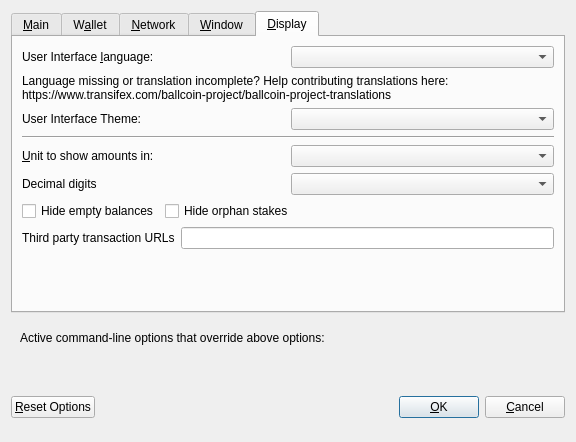
<?xml version="1.0" encoding="UTF-8"?>
<ui version="4.0">
 <class>OptionsDialog</class>
 <widget class="QDialog" name="OptionsDialog">
  <property name="geometry">
   <rect>
    <x>0</x>
    <y>0</y>
    <width>576</width>
    <height>442</height>
   </rect>
  </property>
  <property name="windowTitle">
   <string>Options</string>
  </property>
  <property name="modal">
   <bool>true</bool>
  </property>
  <layout class="QVBoxLayout" name="verticalLayout">
   <item>
    <widget class="QTabWidget" name="tabWidget">
     <property name="currentIndex">
      <number>4</number>
     </property>
     <widget class="QWidget" name="tabMain">
      <attribute name="title">
       <string>&amp;Main</string>
      </attribute>
      <layout class="QVBoxLayout" name="verticalLayout_Main">
       <item>
        <widget class="QCheckBox" name="bitcoinAtStartup">
         <property name="toolTip">
          <string>Automatically start BALLcoin after logging in to the system.</string>
         </property>
         <property name="text">
          <string>&amp;Start BALLcoin on system login</string>
         </property>
        </widget>
       </item>
       <item>
        <layout class="QHBoxLayout" name="horizontalLayout_2_Main">
         <item>
          <widget class="QLabel" name="databaseCacheLabel">
           <property name="text">
            <string>Size of &amp;database cache</string>
           </property>
           <property name="textFormat">
            <enum>Qt::PlainText</enum>
           </property>
           <property name="buddy">
            <cstring>databaseCache</cstring>
           </property>
          </widget>
         </item>
         <item>
          <widget class="QSpinBox" name="databaseCache"/>
         </item>
         <item>
          <widget class="QLabel" name="databaseCacheUnitLabel">
           <property name="text">
            <string>MB</string>
           </property>
           <property name="textFormat">
            <enum>Qt::PlainText</enum>
           </property>
          </widget>
         </item>
         <item>
          <spacer name="horizontalSpacer_2_Main">
           <property name="orientation">
            <enum>Qt::Horizontal</enum>
           </property>
           <property name="sizeHint" stdset="0">
            <size>
             <width>40</width>
             <height>20</height>
            </size>
           </property>
          </spacer>
         </item>
        </layout>
       </item>
       <item>
        <layout class="QHBoxLayout" name="horizontalLayout_3_Main">
         <item>
          <widget class="QLabel" name="threadsScriptVerifLabel">
           <property name="text">
            <string>Number of script &amp;verification threads</string>
           </property>
           <property name="textFormat">
            <enum>Qt::PlainText</enum>
           </property>
           <property name="buddy">
            <cstring>threadsScriptVerif</cstring>
           </property>
          </widget>
         </item>
         <item>
          <widget class="QSpinBox" name="threadsScriptVerif">
           <property name="toolTip">
            <string>(0 = auto, &lt;0 = leave that many cores free)</string>
           </property>
          </widget>
         </item>
         <item>
          <spacer name="horizontalSpacer_3_Main">
           <property name="orientation">
            <enum>Qt::Horizontal</enum>
           </property>
           <property name="sizeHint" stdset="0">
            <size>
             <width>40</width>
             <height>20</height>
            </size>
           </property>
          </spacer>
         </item>
        </layout>
       </item>
       <item>
        <spacer name="verticalSpacer_2">
         <property name="orientation">
          <enum>Qt::Vertical</enum>
         </property>
         <property name="sizeHint" stdset="0">
          <size>
           <width>20</width>
           <height>40</height>
          </size>
         </property>
        </spacer>
       </item>
       <item>
        <layout class="QHBoxLayout" name="horiz-autominting-layout">
         <item>
          <widget class="QCheckBox" name="checkBoxZeromintEnable">
           <property name="toolTip">
            <string>Enable automatic minting of BALL units to zBALL</string>
           </property>
           <property name="layoutDirection">
            <enum>Qt::LeftToRight</enum>
           </property>
           <property name="text">
            <string>Enable zBALL Automint</string>
           </property>
          </widget>
         </item>
         <item>
          <widget class="QCheckBox" name="checkBoxZeromintAddresses">
           <property name="toolTip">
            <string>Enable automatic zBALL minting from specific addresses</string>
           </property>
           <property name="layoutDirection">
            <enum>Qt::LeftToRight</enum>
           </property>
           <property name="text">
            <string>Enable Automint Addresses</string>
           </property>
          </widget>
         </item>
        </layout>
       </item>
       <item>
        <layout class="QHBoxLayout" name="horizontalLayout_3">
         <item>
          <widget class="QLabel" name="percentage_label">
           <property name="toolTip">
            <string>Percentage of incoming BALL which get automatically converted to zBALL via Zerocoin Protocol (min: 10%)</string>
           </property>
           <property name="text">
            <string>Percentage of autominted zBALL</string>
           </property>
          </widget>
         </item>
         <item>
          <widget class="QSpinBox" name="zeromintPercentage">
           <property name="minimum">
            <number>1</number>
           </property>
           <property name="maximum">
            <number>100</number>
           </property>
          </widget>
         </item>
        </layout>
       </item>
       <item>
        <layout class="QHBoxLayout" name="horizontalLayout" stretch="0,0">
         <property name="sizeConstraint">
          <enum>QLayout::SetFixedSize</enum>
         </property>
         <item>
          <widget class="QLabel" name="labelPreferredDenom">
           <property name="maximumSize">
            <size>
             <width>16777215</width>
             <height>16777215</height>
            </size>
           </property>
           <property name="toolTip">
            <string>Wait with automatic conversion to Zerocoin until enough BALL for this denomination is available</string>
           </property>
           <property name="text">
            <string>Preferred Automint zBALL Denomination</string>
           </property>
          </widget>
         </item>
         <item>
          <widget class="QComboBox" name="preferredDenom">
           <property name="maximumSize">
            <size>
             <width>16777215</width>
             <height>27</height>
            </size>
           </property>
           <property name="toolTip">
            <string>Wait with automatic conversion to Zerocoin until enough BALL for this denomination is available</string>
           </property>
           <property name="maxVisibleItems">
            <number>9</number>
           </property>
           <property name="maxCount">
            <number>9</number>
           </property>
          </widget>
         </item>
        </layout>
       </item>
      </layout>
     </widget>
     <widget class="QWidget" name="tabWallet">
      <attribute name="title">
       <string>W&amp;allet</string>
      </attribute>
      <layout class="QVBoxLayout" name="verticalLayout_Wallet">
       <item>
        <layout class="QHBoxLayout" name="horizontalLayout_2_Wallet">
         <item>
          <widget class="QLabel" name="labelStakeSplitThresholdText">
           <property name="text">
            <string>Stake split threshold:</string>
           </property>
          </widget>
         </item>
         <item>
          <widget class="QSpinBox" name="spinBoxStakeSplitThreshold">
           <property name="minimum">
            <number>1</number>
           </property>
           <property name="maximum">
            <number>999999</number>
           </property>
          </widget>
         </item>
        </layout>
       </item>
       <item>
        <widget class="QGroupBox" name="groupBox">
         <property name="title">
          <string>Expert</string>
         </property>
         <layout class="QVBoxLayout" name="verticalLayout_2">
          <item>
           <widget class="QCheckBox" name="coinControlFeatures">
            <property name="toolTip">
             <string>Whether to show coin control features or not.</string>
            </property>
            <property name="text">
             <string>Enable coin &amp;control features</string>
            </property>
           </widget>
          </item>
          <item>
           <widget class="QCheckBox" name="showMasternodesTab">
            <property name="toolTip">
             <string>Show additional tab listing all your masternodes in first sub-tab&lt;br/&gt;and all masternodes on the network in second sub-tab.</string>
            </property>
            <property name="text">
             <string>Show Masternodes Tab</string>
            </property>
           </widget>
          </item>
          <item>
           <widget class="QCheckBox" name="spendZeroConfChange">
            <property name="toolTip">
             <string>If you disable the spending of unconfirmed change, the change from a transaction&lt;br/&gt;cannot be used until that transaction has at least one confirmation.&lt;br/&gt;This also affects how your balance is computed.</string>
            </property>
            <property name="text">
             <string>&amp;Spend unconfirmed change</string>
            </property>
           </widget>
          </item>
         </layout>
        </widget>
       </item>
       <item>
        <spacer name="verticalSpacer_Wallet">
         <property name="orientation">
          <enum>Qt::Vertical</enum>
         </property>
         <property name="sizeHint" stdset="0">
          <size>
           <width>20</width>
           <height>40</height>
          </size>
         </property>
        </spacer>
       </item>
      </layout>
     </widget>
     <widget class="QWidget" name="tabNetwork">
      <attribute name="title">
       <string>&amp;Network</string>
      </attribute>
      <layout class="QVBoxLayout" name="verticalLayout_Network">
       <item>
        <widget class="QCheckBox" name="mapPortUpnp">
         <property name="toolTip">
          <string>Automatically open the BALLcoin client port on the router. This only works when your router supports UPnP and it is enabled.</string>
         </property>
         <property name="text">
          <string>Map port using &amp;UPnP</string>
         </property>
        </widget>
       </item>
       <item>
        <widget class="QCheckBox" name="allowIncoming">
         <property name="toolTip">
          <string>Accept connections from outside</string>
         </property>
         <property name="text">
          <string>Allow incoming connections</string>
         </property>
        </widget>
       </item>
       <item>
        <widget class="QCheckBox" name="connectSocks">
         <property name="toolTip">
          <string>Connect to the BALLcoin network through a SOCKS5 proxy.</string>
         </property>
         <property name="text">
          <string>&amp;Connect through SOCKS5 proxy (default proxy):</string>
         </property>
        </widget>
       </item>
       <item>
        <layout class="QHBoxLayout" name="horizontalLayout_1_Network">
         <item>
          <widget class="QLabel" name="proxyIpLabel">
           <property name="text">
            <string>Proxy &amp;IP:</string>
           </property>
           <property name="textFormat">
            <enum>Qt::PlainText</enum>
           </property>
           <property name="buddy">
            <cstring>proxyIp</cstring>
           </property>
          </widget>
         </item>
         <item>
          <widget class="QValidatedLineEdit" name="proxyIp">
           <property name="minimumSize">
            <size>
             <width>140</width>
             <height>0</height>
            </size>
           </property>
           <property name="maximumSize">
            <size>
             <width>140</width>
             <height>16777215</height>
            </size>
           </property>
           <property name="toolTip">
            <string>IP address of the proxy (e.g. IPv4: 127.0.0.1 / IPv6: ::1)</string>
           </property>
          </widget>
         </item>
         <item>
          <widget class="QLabel" name="proxyPortLabel">
           <property name="text">
            <string>&amp;Port:</string>
           </property>
           <property name="textFormat">
            <enum>Qt::PlainText</enum>
           </property>
           <property name="buddy">
            <cstring>proxyPort</cstring>
           </property>
          </widget>
         </item>
         <item>
          <widget class="QLineEdit" name="proxyPort">
           <property name="minimumSize">
            <size>
             <width>55</width>
             <height>0</height>
            </size>
           </property>
           <property name="maximumSize">
            <size>
             <width>55</width>
             <height>16777215</height>
            </size>
           </property>
           <property name="toolTip">
            <string>Port of the proxy (e.g. 9050)</string>
           </property>
          </widget>
         </item>
         <item>
          <spacer name="horizontalSpacer_1_Network">
           <property name="orientation">
            <enum>Qt::Horizontal</enum>
           </property>
           <property name="sizeHint" stdset="0">
            <size>
             <width>40</width>
             <height>20</height>
            </size>
           </property>
          </spacer>
         </item>
        </layout>
       </item>
       <item>
        <spacer name="verticalSpacer_Network">
         <property name="orientation">
          <enum>Qt::Vertical</enum>
         </property>
         <property name="sizeHint" stdset="0">
          <size>
           <width>20</width>
           <height>40</height>
          </size>
         </property>
        </spacer>
       </item>
      </layout>
     </widget>
     <widget class="QWidget" name="tabWindow">
      <attribute name="title">
       <string>&amp;Window</string>
      </attribute>
      <layout class="QVBoxLayout" name="verticalLayout_Window">
       <item>
        <widget class="QCheckBox" name="minimizeToTray">
         <property name="toolTip">
          <string>Show only a tray icon after minimizing the window.</string>
         </property>
         <property name="text">
          <string>&amp;Minimize to the tray instead of the taskbar</string>
         </property>
        </widget>
       </item>
       <item>
        <widget class="QCheckBox" name="minimizeOnClose">
         <property name="toolTip">
          <string>Minimize instead of exit the application when the window is closed. When this option is enabled, the application will be closed only after selecting Quit in the menu.</string>
         </property>
         <property name="text">
          <string>M&amp;inimize on close</string>
         </property>
        </widget>
       </item>
       <item>
        <spacer name="verticalSpacer_Window">
         <property name="orientation">
          <enum>Qt::Vertical</enum>
         </property>
         <property name="sizeHint" stdset="0">
          <size>
           <width>20</width>
           <height>40</height>
          </size>
         </property>
        </spacer>
       </item>
      </layout>
     </widget>
     <widget class="QWidget" name="tabDisplay">
      <attribute name="title">
       <string>&amp;Display</string>
      </attribute>
      <layout class="QVBoxLayout" name="verticalLayout_Display">
       <item>
        <layout class="QHBoxLayout" name="horizontalLayout_1_Display">
         <item>
          <widget class="QLabel" name="langLabel">
           <property name="text">
            <string>User Interface &amp;language:</string>
           </property>
           <property name="textFormat">
            <enum>Qt::PlainText</enum>
           </property>
           <property name="buddy">
            <cstring>lang</cstring>
           </property>
          </widget>
         </item>
         <item>
          <widget class="QValueComboBox" name="lang">
           <property name="toolTip">
            <string>The user interface language can be set here. This setting will take effect after restarting BALLcoin.</string>
           </property>
          </widget>
         </item>
        </layout>
       </item>
       <item>
        <widget class="QLabel" name="label_3">
         <property name="toolTip">
          <string notr="true"/>
         </property>
         <property name="statusTip">
          <string notr="true"/>
         </property>
         <property name="whatsThis">
          <string notr="true"/>
         </property>
         <property name="accessibleName">
          <string notr="true"/>
         </property>
         <property name="text">
          <string>Language missing or translation incomplete? Help contributing translations here:
https://www.transifex.com/ballcoin-project/ballcoin-project-translations</string>
         </property>
         <property name="wordWrap">
          <bool>true</bool>
         </property>
         <property name="openExternalLinks">
          <bool>true</bool>
         </property>
         <property name="textInteractionFlags">
          <set>Qt::TextBrowserInteraction</set>
         </property>
        </widget>
       </item>
       <item>
        <layout class="QHBoxLayout" name="horizontalLayout_2_Display" stretch="0,0">
         <item>
          <widget class="QLabel" name="themeLabel">
           <property name="text">
            <string>User Interface Theme:</string>
           </property>
          </widget>
         </item>
         <item>
          <widget class="QValueComboBox" name="theme"/>
         </item>
        </layout>
       </item>
       <item>
        <widget class="Line" name="line">
         <property name="orientation">
          <enum>Qt::Horizontal</enum>
         </property>
        </widget>
       </item>
       <item>
        <layout class="QHBoxLayout" name="horizontalLayout_3_Display">
         <item>
          <widget class="QLabel" name="unitLabel">
           <property name="text">
            <string>&amp;Unit to show amounts in:</string>
           </property>
           <property name="textFormat">
            <enum>Qt::PlainText</enum>
           </property>
           <property name="buddy">
            <cstring>unit</cstring>
           </property>
          </widget>
         </item>
         <item>
          <widget class="QValueComboBox" name="unit">
           <property name="toolTip">
            <string>Choose the default subdivision unit to show in the interface and when sending coins.</string>
           </property>
          </widget>
         </item>
        </layout>
       </item>
       <item>
        <layout class="QHBoxLayout" name="horizontalLayout_4_Display">
         <item>
          <widget class="QLabel" name="digitsLabel">
           <property name="text">
            <string>Decimal digits</string>
           </property>
          </widget>
         </item>
         <item>
          <widget class="QValueComboBox" name="digits"/>
         </item>
        </layout>
       </item>
       <item>
        <layout class="QHBoxLayout" name="horizontalLayout_5_Display">
         <item>
          <widget class="QCheckBox" name="checkBoxHideZeroBalances">
           <property name="toolTip">
            <string>Hide empty balances</string>
           </property>
           <property name="layoutDirection">
            <enum>Qt::LeftToRight</enum>
           </property>
           <property name="text">
            <string>Hide empty balances</string>
           </property>
          </widget>
         </item>
         <item>
          <widget class="QCheckBox" name="checkBoxHideOrphans">
           <property name="toolTip">
            <string>Hide orphan stakes in transaction lists</string>
           </property>
           <property name="text">
            <string>Hide orphan stakes</string>
           </property>
          </widget>
         </item>
         <item>
          <spacer name="horizontalSpacer">
           <property name="orientation">
            <enum>Qt::Horizontal</enum>
           </property>
           <property name="sizeHint" stdset="0">
            <size>
             <width>40</width>
             <height>20</height>
            </size>
           </property>
          </spacer>
         </item>
        </layout>
       </item>
       <item>
        <layout class="QHBoxLayout" name="horizontalLayout_6_Display">
         <item>
          <widget class="QLabel" name="thirdPartyTxUrlsLabel">
           <property name="toolTip">
            <string>Third party URLs (e.g. a block explorer) that appear in the transactions tab as context menu items. %s in the URL is replaced by transaction hash. Multiple URLs are separated by vertical bar |.</string>
           </property>
           <property name="text">
            <string>Third party transaction URLs</string>
           </property>
           <property name="buddy">
            <cstring>thirdPartyTxUrls</cstring>
           </property>
          </widget>
         </item>
         <item>
          <widget class="QLineEdit" name="thirdPartyTxUrls">
           <property name="toolTip">
            <string>Third party URLs (e.g. a block explorer) that appear in the transactions tab as context menu items. %s in the URL is replaced by transaction hash. Multiple URLs are separated by vertical bar |.</string>
           </property>
          </widget>
         </item>
        </layout>
       </item>
       <item>
        <spacer name="verticalSpacer">
         <property name="orientation">
          <enum>Qt::Vertical</enum>
         </property>
         <property name="sizeHint" stdset="0">
          <size>
           <width>20</width>
           <height>40</height>
          </size>
         </property>
        </spacer>
       </item>
      </layout>
     </widget>
    </widget>
   </item>
   <item>
    <widget class="QFrame" name="frame">
     <layout class="QVBoxLayout" name="verticalLayout_Bottom">
      <item>
       <layout class="QHBoxLayout" name="horizontalLayout_Bottom">
        <item>
         <widget class="QLabel" name="overriddenByCommandLineInfoLabel">
          <property name="text">
           <string>Active command-line options that override above options:</string>
          </property>
          <property name="textFormat">
           <enum>Qt::PlainText</enum>
          </property>
         </widget>
        </item>
        <item>
         <spacer name="horizontalSpacer_Bottom">
          <property name="orientation">
           <enum>Qt::Horizontal</enum>
          </property>
          <property name="sizeHint" stdset="0">
           <size>
            <width>40</width>
            <height>20</height>
           </size>
          </property>
         </spacer>
        </item>
       </layout>
      </item>
      <item>
       <widget class="QLabel" name="overriddenByCommandLineLabel">
        <property name="text">
         <string/>
        </property>
        <property name="textFormat">
         <enum>Qt::PlainText</enum>
        </property>
        <property name="wordWrap">
         <bool>true</bool>
        </property>
       </widget>
      </item>
     </layout>
    </widget>
   </item>
   <item>
    <layout class="QHBoxLayout" name="horizontalLayout_Buttons">
     <item>
      <widget class="QPushButton" name="resetButton">
       <property name="toolTip">
        <string>Reset all client options to default.</string>
       </property>
       <property name="text">
        <string>&amp;Reset Options</string>
       </property>
       <property name="autoDefault">
        <bool>false</bool>
       </property>
      </widget>
     </item>
     <item>
      <spacer name="horizontalSpacer_1">
       <property name="orientation">
        <enum>Qt::Horizontal</enum>
       </property>
       <property name="sizeHint" stdset="0">
        <size>
         <width>40</width>
         <height>48</height>
        </size>
       </property>
      </spacer>
     </item>
     <item>
      <widget class="QLabel" name="statusLabel">
       <property name="minimumSize">
        <size>
         <width>200</width>
         <height>0</height>
        </size>
       </property>
       <property name="font">
        <font>
         <weight>75</weight>
         <bold>true</bold>
        </font>
       </property>
       <property name="text">
        <string/>
       </property>
       <property name="textFormat">
        <enum>Qt::PlainText</enum>
       </property>
       <property name="wordWrap">
        <bool>true</bool>
       </property>
      </widget>
     </item>
     <item>
      <spacer name="horizontalSpacer_2">
       <property name="orientation">
        <enum>Qt::Horizontal</enum>
       </property>
       <property name="sizeHint" stdset="0">
        <size>
         <width>40</width>
         <height>48</height>
        </size>
       </property>
      </spacer>
     </item>
     <item>
      <widget class="QPushButton" name="okButton">
       <property name="text">
        <string>&amp;OK</string>
       </property>
       <property name="autoDefault">
        <bool>false</bool>
       </property>
       <property name="default">
        <bool>true</bool>
       </property>
      </widget>
     </item>
     <item>
      <widget class="QPushButton" name="cancelButton">
       <property name="text">
        <string>&amp;Cancel</string>
       </property>
       <property name="autoDefault">
        <bool>false</bool>
       </property>
      </widget>
     </item>
    </layout>
   </item>
  </layout>
 </widget>
 <customwidgets>
  <customwidget>
   <class>QValidatedLineEdit</class>
   <extends>QLineEdit</extends>
   <header>qvalidatedlineedit.h</header>
  </customwidget>
  <customwidget>
   <class>QValueComboBox</class>
   <extends>QComboBox</extends>
   <header>qvaluecombobox.h</header>
  </customwidget>
 </customwidgets>
 <resources/>
 <connections/>
</ui>
